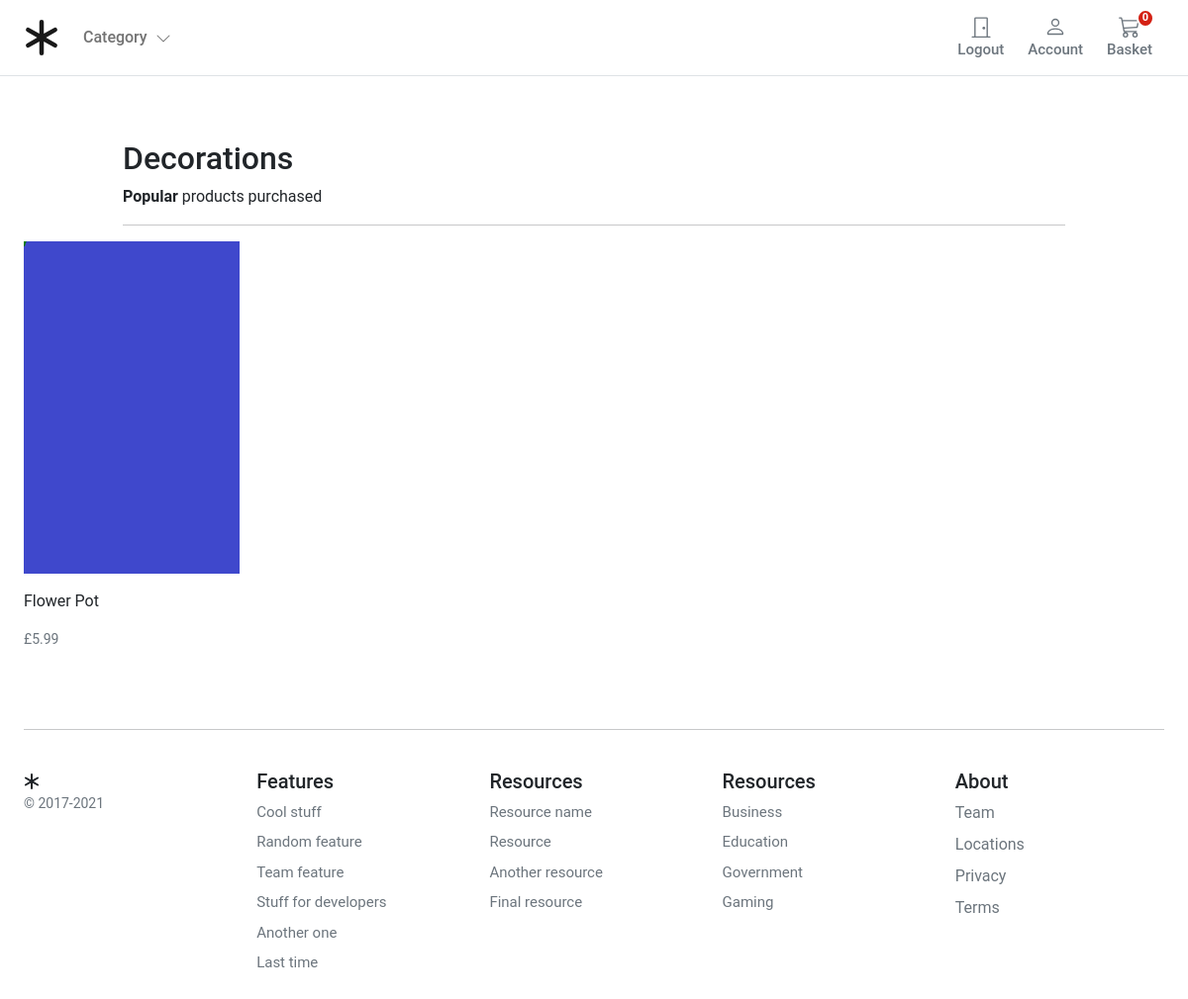
The page /shop/decorations/ (signed in) on the database its author committed.
### store/models.py (models this page shows, shortened)
class Category(models.Model):
    name = models.CharField(max_length=255, db_index=True)
    slug = models.SlugField(max_length=255, unique=True)
    class Meta:
        verbose_name_plural = 'categories'
    def get_absolute_url(self):
        return reverse('store:category_list', args=[self.slug])

class Product(models.Model):
    category = models.ForeignKey(Category, related_name='product', on_delete=models.CASCADE)
    created_by = models.ForeignKey(settings.AUTH_USER_MODEL, on_delete=models.CASCADE, related_name='product_creator')
    title = models.CharField(max_length=255)
    author = models.CharField(max_length=255, default='admin')
    description = models.TextField(blank=True)
    image = models.ImageField(upload_to='images/', default='images/default.png')
    slug = models.SlugField(max_length=255)
    price = models.DecimalField(max_digits=4, decimal_places=2)
    in_stock = models.BooleanField(default=True)
    is_active = models.BooleanField(default=True)
    created = models.DateTimeField(auto_now_add=True)
    updated = models.DateTimeField(auto_now=True)
    objects = models.Manager()
    products = ProductManager()
    class Meta:
        verbose_name_plural = 'Products'
        ordering = ('-created',)
    def get_absolute_url(self):
        return reverse('store:product_detail', args=[self.slug])

### store/views.py (the view)
# urls.py: path('shop/<slug:category_slug>/', views.category_list, name='category_list'),
def category_list(request, category_slug=None):
    category = get_object_or_404(Category, slug=category_slug)
    products = Product.products.filter(category=category)
    return render(request, 'store/category.html', {'category': category, 'products': products})

### basket/basket.py (called while the page is built)
    def __len__(self):
        return sum(item['qty'] for item in self.basket.values())

### basket/context_processors.py (called while the page is built)
def basket(request):
    return{'basket': Basket(request)}

### store/context_processors.py (called while the page is built)
def categories(request):
    return {
        'categories': Category.objects.all()
    }

### store/models.py (called while the page is built)
    def get_queryset(self):
        return super(ProductManager, self).get_queryset().filter(is_active=True)

### templates/store/category.html (shortened to what this page needs)
{% extends "../base.html" %}
{% block content %}
<div class="container" style="max-width: 1000px">
  <div class="col-12">
    <h1 class="h2">{{ category.name|title }}</h1>
  </div>
  <div class="col-12 d-flex justify-content-between">
    <div><b>Popular</b> products purchased</div>
  </div>
  <hr />
</div>
<div class="container">
  <div class="row">
    <div class="album">
      {% if not products %}
      <div class=" row row-cols-1 row-cols-sm-2 row-cols-md-5 g-3">
          {% for product in products %}
          <div class="col">
            <div class="card border-0">
              <img class="img-fluid" alt="Responsive image" src="{{ product.image.url }}">
              <div class="card-body px-0">
                <p class="card-text">
                  <a class="text-dark text-decoration-none"
                    href="{{ product.get_absolute_url }}">{{ product.title }}</a>
                </p>
                <div class="d-flex justify-content-between align-items-center">
                  <small class="text-muted">£{{product.price}}</small>
                </div>
              </div>
            </div>
          </div>
          {% endfor %}
      </div>
      {% endif %}
    </div>
  </div>
</div>
{% endblock %}

### static/core/css/base.css (style rules this page uses)
@media (min-width: 1000px) { .container { max-width: 1000px; } }
@media (max-width: 1200px) { .container { max-width: 100%; padding:0 24px; } }
html, body, p, div { letter-spacing: -0.02px; font-family: 'Roboto', sans-serif; }

### rows shown on the page
Category: name "Decorations"
Product: image (placeholder picture), title "Flower Pot", price "5.99"
